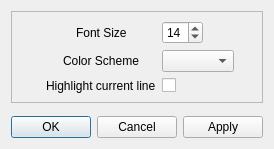
<?xml version="1.0" encoding="UTF-8"?>
<ui version="4.0">
 <class>EditorSettings</class>
 <widget class="QDialog" name="EditorSettings">
  <property name="geometry">
   <rect>
    <x>0</x>
    <y>0</y>
    <width>270</width>
    <height>149</height>
   </rect>
  </property>
  <property name="windowTitle">
   <string>Editor Settings</string>
  </property>
  <layout class="QVBoxLayout" name="verticalLayout_2">
   <item>
    <widget class="QFrame" name="frame">
     <property name="frameShape">
      <enum>QFrame::StyledPanel</enum>
     </property>
     <property name="frameShadow">
      <enum>QFrame::Raised</enum>
     </property>
     <layout class="QFormLayout" name="formLayout">
      <property name="fieldGrowthPolicy">
       <enum>QFormLayout::FieldsStayAtSizeHint</enum>
      </property>
      <property name="labelAlignment">
       <set>Qt::AlignHCenter|Qt::AlignTop</set>
      </property>
      <property name="formAlignment">
       <set>Qt::AlignHCenter|Qt::AlignTop</set>
      </property>
      <item row="0" column="0">
       <widget class="QLabel" name="label">
        <property name="text">
         <string>Font Size</string>
        </property>
       </widget>
      </item>
      <item row="0" column="1">
       <widget class="QSpinBox" name="fontSizeSpinBox">
        <property name="value">
         <number>14</number>
        </property>
       </widget>
      </item>
      <item row="1" column="0">
       <widget class="QLabel" name="colorSchemeLabel">
        <property name="text">
         <string>Color Scheme</string>
        </property>
       </widget>
      </item>
      <item row="1" column="1">
       <widget class="QComboBox" name="colorSchemeComboBox"/>
      </item>
      <item row="2" column="1">
       <widget class="QCheckBox" name="highlightCurrentLineCheckBox">
        <property name="text">
         <string/>
        </property>
       </widget>
      </item>
      <item row="2" column="0">
       <widget class="QLabel" name="label_2">
        <property name="text">
         <string>Highlight current line</string>
        </property>
       </widget>
      </item>
     </layout>
    </widget>
   </item>
   <item>
    <spacer name="verticalSpacer">
     <property name="orientation">
      <enum>Qt::Vertical</enum>
     </property>
     <property name="sizeHint" stdset="0">
      <size>
       <width>20</width>
       <height>40</height>
      </size>
     </property>
    </spacer>
   </item>
   <item>
    <widget class="QDialogButtonBox" name="buttonBox">
     <property name="standardButtons">
      <set>QDialogButtonBox::Apply|QDialogButtonBox::Cancel|QDialogButtonBox::Ok</set>
     </property>
    </widget>
   </item>
  </layout>
 </widget>
 <resources/>
 <connections/>
</ui>
